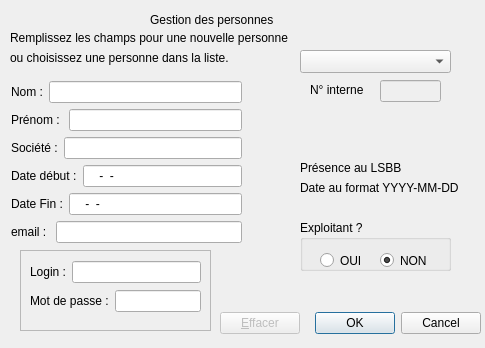
<?xml version="1.0" encoding="UTF-8"?>
<ui version="4.0">
 <class>CIhmPersonne</class>
 <widget class="QDialog" name="CIhmPersonne">
  <property name="windowModality">
   <enum>Qt::WindowModal</enum>
  </property>
  <property name="geometry">
   <rect>
    <x>0</x>
    <y>0</y>
    <width>485</width>
    <height>348</height>
   </rect>
  </property>
  <property name="windowTitle">
   <string>SuPer : Gestion des personnes sur site</string>
  </property>
  <widget class="QLabel" name="lTitre">
   <property name="geometry">
    <rect>
     <x>150</x>
     <y>10</y>
     <width>141</width>
     <height>20</height>
    </rect>
   </property>
   <property name="text">
    <string>Gestion des personnes</string>
   </property>
  </widget>
  <widget class="QLabel" name="label_2">
   <property name="geometry">
    <rect>
     <x>10</x>
     <y>30</y>
     <width>301</width>
     <height>16</height>
    </rect>
   </property>
   <property name="text">
    <string>Remplissez les champs pour une nouvelle personne</string>
   </property>
  </widget>
  <widget class="QLabel" name="label_3">
   <property name="geometry">
    <rect>
     <x>10</x>
     <y>50</y>
     <width>231</width>
     <height>16</height>
    </rect>
   </property>
   <property name="text">
    <string>ou choisissez une personne dans la liste.</string>
   </property>
  </widget>
  <widget class="QComboBox" name="cbListe">
   <property name="geometry">
    <rect>
     <x>300</x>
     <y>50</y>
     <width>151</width>
     <height>23</height>
    </rect>
   </property>
  </widget>
  <widget class="QLabel" name="label">
   <property name="geometry">
    <rect>
     <x>300</x>
     <y>160</y>
     <width>111</width>
     <height>16</height>
    </rect>
   </property>
   <property name="text">
    <string>Présence au LSBB</string>
   </property>
  </widget>
  <widget class="QLabel" name="label_10">
   <property name="geometry">
    <rect>
     <x>310</x>
     <y>80</y>
     <width>61</width>
     <height>20</height>
    </rect>
   </property>
   <property name="text">
    <string>N° interne</string>
   </property>
  </widget>
  <widget class="QLineEdit" name="leNoPers">
   <property name="enabled">
    <bool>false</bool>
   </property>
   <property name="geometry">
    <rect>
     <x>380</x>
     <y>80</y>
     <width>61</width>
     <height>22</height>
    </rect>
   </property>
   <property name="readOnly">
    <bool>true</bool>
   </property>
  </widget>
  <widget class="QLabel" name="label_11">
   <property name="geometry">
    <rect>
     <x>300</x>
     <y>180</y>
     <width>161</width>
     <height>16</height>
    </rect>
   </property>
   <property name="text">
    <string>Date au format YYYY-MM-DD</string>
   </property>
  </widget>
  <widget class="QWidget" name="layoutWidget">
   <property name="geometry">
    <rect>
     <x>220</x>
     <y>310</y>
     <width>261</width>
     <height>27</height>
    </rect>
   </property>
   <layout class="QHBoxLayout" name="horizontalLayout">
    <item>
     <widget class="QPushButton" name="pbEffacer">
      <property name="enabled">
       <bool>false</bool>
      </property>
      <property name="text">
       <string>&amp;Effacer</string>
      </property>
      <property name="icon">
       <iconset>
        <normaloff>../../../usr/share/apache2/icons/alert.red.gif</normaloff>../../../usr/share/apache2/icons/alert.red.gif</iconset>
      </property>
     </widget>
    </item>
    <item>
     <widget class="QDialogButtonBox" name="buttonBox">
      <property name="orientation">
       <enum>Qt::Horizontal</enum>
      </property>
      <property name="standardButtons">
       <set>QDialogButtonBox::Cancel|QDialogButtonBox::Ok</set>
      </property>
     </widget>
    </item>
   </layout>
  </widget>
  <widget class="QGroupBox" name="groupBox">
   <property name="geometry">
    <rect>
     <x>300</x>
     <y>220</y>
     <width>151</width>
     <height>51</height>
    </rect>
   </property>
   <property name="title">
    <string>Exploitant ?</string>
   </property>
   <widget class="QRadioButton" name="rbExploitOui">
    <property name="geometry">
     <rect>
      <x>20</x>
      <y>30</y>
      <width>61</width>
      <height>21</height>
     </rect>
    </property>
    <property name="text">
     <string>OUI</string>
    </property>
   </widget>
   <widget class="QRadioButton" name="rbExploitNon">
    <property name="geometry">
     <rect>
      <x>80</x>
      <y>30</y>
      <width>61</width>
      <height>21</height>
     </rect>
    </property>
    <property name="text">
     <string>NON</string>
    </property>
    <property name="checked">
     <bool>true</bool>
    </property>
   </widget>
  </widget>
  <widget class="QFrame" name="fIdent">
   <property name="geometry">
    <rect>
     <x>20</x>
     <y>250</y>
     <width>191</width>
     <height>81</height>
    </rect>
   </property>
   <property name="frameShape">
    <enum>QFrame::StyledPanel</enum>
   </property>
   <property name="frameShadow">
    <enum>QFrame::Raised</enum>
   </property>
   <widget class="QWidget" name="layoutWidget">
    <property name="geometry">
     <rect>
      <x>10</x>
      <y>10</y>
      <width>171</width>
      <height>54</height>
     </rect>
    </property>
    <layout class="QVBoxLayout" name="verticalLayout">
     <item>
      <layout class="QHBoxLayout" name="horizontalLayout_8">
       <item>
        <widget class="QLabel" name="label_12">
         <property name="text">
          <string>Login :</string>
         </property>
        </widget>
       </item>
       <item>
        <widget class="QLineEdit" name="leLogin"/>
       </item>
      </layout>
     </item>
     <item>
      <layout class="QHBoxLayout" name="horizontalLayout_9">
       <item>
        <widget class="QLabel" name="label_13">
         <property name="text">
          <string>Mot de passe :</string>
         </property>
        </widget>
       </item>
       <item>
        <widget class="QLineEdit" name="lePass"/>
       </item>
      </layout>
     </item>
    </layout>
   </widget>
  </widget>
  <widget class="QWidget" name="layoutWidget">
   <property name="geometry">
    <rect>
     <x>11</x>
     <y>81</y>
     <width>231</width>
     <height>166</height>
    </rect>
   </property>
   <layout class="QGridLayout" name="gridLayout">
    <item row="0" column="0">
     <layout class="QHBoxLayout" name="horizontalLayout_2">
      <item>
       <widget class="QLabel" name="label_4">
        <property name="text">
         <string>Nom :</string>
        </property>
       </widget>
      </item>
      <item>
       <widget class="QLineEdit" name="leNom"/>
      </item>
     </layout>
    </item>
    <item row="1" column="0">
     <layout class="QHBoxLayout" name="horizontalLayout_3">
      <item>
       <widget class="QLabel" name="label_5">
        <property name="text">
         <string>Prénom : </string>
        </property>
       </widget>
      </item>
      <item>
       <widget class="QLineEdit" name="lePnom"/>
      </item>
     </layout>
    </item>
    <item row="2" column="0">
     <layout class="QHBoxLayout" name="horizontalLayout_4">
      <item>
       <widget class="QLabel" name="label_6">
        <property name="text">
         <string>Société :</string>
        </property>
       </widget>
      </item>
      <item>
       <widget class="QLineEdit" name="leSociete"/>
      </item>
     </layout>
    </item>
    <item row="3" column="0">
     <layout class="QHBoxLayout" name="horizontalLayout_5">
      <item>
       <widget class="QLabel" name="label_8">
        <property name="text">
         <string>Date début :</string>
        </property>
       </widget>
      </item>
      <item>
       <widget class="QLineEdit" name="leDateDeb">
        <property name="inputMask">
         <string>0000-00-00; </string>
        </property>
       </widget>
      </item>
     </layout>
    </item>
    <item row="4" column="0">
     <layout class="QHBoxLayout" name="horizontalLayout_6">
      <item>
       <widget class="QLabel" name="label_7">
        <property name="text">
         <string>Date Fin :</string>
        </property>
       </widget>
      </item>
      <item>
       <widget class="QLineEdit" name="leDateFin">
        <property name="inputMask">
         <string>0000-00-00; </string>
        </property>
       </widget>
      </item>
     </layout>
    </item>
    <item row="5" column="0">
     <layout class="QHBoxLayout" name="horizontalLayout_7">
      <item>
       <widget class="QLabel" name="label_9">
        <property name="text">
         <string>email : </string>
        </property>
       </widget>
      </item>
      <item>
       <widget class="QLineEdit" name="leEmail"/>
      </item>
     </layout>
    </item>
   </layout>
  </widget>
 </widget>
 <resources/>
 <connections>
  <connection>
   <sender>buttonBox</sender>
   <signal>accepted()</signal>
   <receiver>CIhmPersonne</receiver>
   <slot>accept()</slot>
   <hints>
    <hint type="sourcelabel">
     <x>379</x>
     <y>311</y>
    </hint>
    <hint type="destinationlabel">
     <x>157</x>
     <y>274</y>
    </hint>
   </hints>
  </connection>
  <connection>
   <sender>buttonBox</sender>
   <signal>rejected()</signal>
   <receiver>CIhmPersonne</receiver>
   <slot>reject()</slot>
   <hints>
    <hint type="sourcelabel">
     <x>429</x>
     <y>311</y>
    </hint>
    <hint type="destinationlabel">
     <x>286</x>
     <y>274</y>
    </hint>
   </hints>
  </connection>
  <connection>
   <sender>rbExploitOui</sender>
   <signal>clicked()</signal>
   <receiver>fIdent</receiver>
   <slot>show()</slot>
   <hints>
    <hint type="sourcelabel">
     <x>331</x>
     <y>262</y>
    </hint>
    <hint type="destinationlabel">
     <x>203</x>
     <y>264</y>
    </hint>
   </hints>
  </connection>
  <connection>
   <sender>rbExploitNon</sender>
   <signal>clicked()</signal>
   <receiver>fIdent</receiver>
   <slot>hide()</slot>
   <hints>
    <hint type="sourcelabel">
     <x>399</x>
     <y>260</y>
    </hint>
    <hint type="destinationlabel">
     <x>188</x>
     <y>323</y>
    </hint>
   </hints>
  </connection>
 </connections>
</ui>
